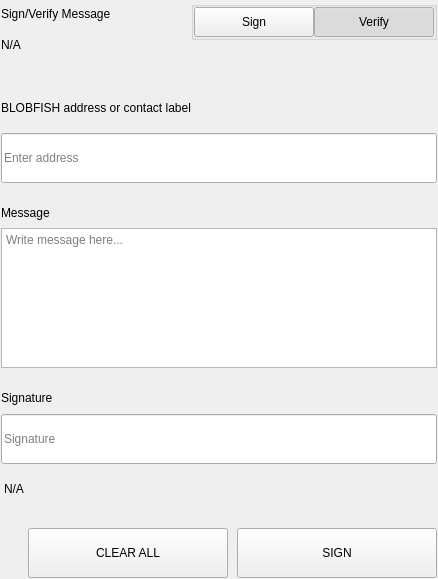
<?xml version="1.0" encoding="UTF-8"?>
<ui version="4.0">
 <class>SettingsSignMessageWidgets</class>
 <widget class="QWidget" name="SettingsSignMessageWidgets">
  <property name="geometry">
   <rect>
    <x>0</x>
    <y>0</y>
    <width>438</width>
    <height>579</height>
   </rect>
  </property>
  <property name="windowTitle">
   <string>Form</string>
  </property>
  <layout class="QVBoxLayout" name="verticalLayout">
   <property name="spacing">
    <number>0</number>
   </property>
   <property name="leftMargin">
    <number>0</number>
   </property>
   <property name="topMargin">
    <number>0</number>
   </property>
   <property name="rightMargin">
    <number>0</number>
   </property>
   <property name="bottomMargin">
    <number>0</number>
   </property>
   <item>
    <widget class="QWidget" name="left" native="true">
     <layout class="QVBoxLayout" name="verticalLayout_3">
      <property name="leftMargin">
       <number>0</number>
      </property>
      <property name="topMargin">
       <number>0</number>
      </property>
      <property name="rightMargin">
       <number>0</number>
      </property>
      <property name="bottomMargin">
       <number>0</number>
      </property>
      <item>
       <widget class="QWidget" name="container_sign" native="true">
        <layout class="QVBoxLayout" name="verticalLayout_2">
         <property name="spacing">
          <number>0</number>
         </property>
         <property name="leftMargin">
          <number>1</number>
         </property>
         <property name="topMargin">
          <number>1</number>
         </property>
         <property name="rightMargin">
          <number>1</number>
         </property>
         <property name="bottomMargin">
          <number>1</number>
         </property>
         <item>
          <layout class="QHBoxLayout" name="horizontalLayout_3" stretch="3,1">
           <property name="spacing">
            <number>40</number>
           </property>
           <item>
            <layout class="QVBoxLayout" name="verticalLayoutTitle">
             <property name="spacing">
              <number>5</number>
             </property>
             <item>
              <widget class="QLabel" name="labelTitle">
               <property name="text">
                <string>Sign/Verify Message</string>
               </property>
              </widget>
             </item>
             <item>
              <widget class="QLabel" name="labelSubtitle1">
               <property name="text">
                <string notr="true">N/A</string>
               </property>
               <property name="wordWrap">
                <bool>true</bool>
               </property>
              </widget>
             </item>
            </layout>
           </item>
           <item alignment="Qt::AlignRight|Qt::AlignTop">
            <widget class="QWidget" name="containerSwitch" native="true">
             <property name="styleSheet">
              <string notr="true">#containerSwitch{
	padding-top:9px;
}</string>
             </property>
             <layout class="QVBoxLayout" name="verticalLayout_6">
              <property name="spacing">
               <number>4</number>
              </property>
              <property name="leftMargin">
               <number>0</number>
              </property>
              <property name="topMargin">
               <number>0</number>
              </property>
              <property name="rightMargin">
               <number>0</number>
              </property>
              <property name="bottomMargin">
               <number>0</number>
              </property>
              <item alignment="Qt::AlignRight">
               <widget class="QGroupBox" name="groupBox">
                <property name="sizePolicy">
                 <sizepolicy hsizetype="Fixed" vsizetype="Preferred">
                  <horstretch>0</horstretch>
                  <verstretch>0</verstretch>
                 </sizepolicy>
                </property>
                <property name="title">
                 <string/>
                </property>
                <property name="alignment">
                 <set>Qt::AlignRight|Qt::AlignTop|Qt::AlignTrailing</set>
                </property>
                <layout class="QHBoxLayout" name="horizontalLayout_4">
                 <property name="spacing">
                  <number>0</number>
                 </property>
                 <property name="leftMargin">
                  <number>0</number>
                 </property>
                 <property name="topMargin">
                  <number>0</number>
                 </property>
                 <property name="rightMargin">
                  <number>0</number>
                 </property>
                 <property name="bottomMargin">
                  <number>0</number>
                 </property>
                 <item>
                  <widget class="QPushButton" name="pushSign">
                   <property name="minimumSize">
                    <size>
                     <width>120</width>
                     <height>30</height>
                    </size>
                   </property>
                   <property name="maximumSize">
                    <size>
                     <width>120</width>
                     <height>30</height>
                    </size>
                   </property>
                   <property name="focusPolicy">
                    <enum>Qt::NoFocus</enum>
                   </property>
                   <property name="text">
                    <string>Sign</string>
                   </property>
                   <property name="checkable">
                    <bool>true</bool>
                   </property>
                   <property name="autoExclusive">
                    <bool>true</bool>
                   </property>
                  </widget>
                 </item>
                 <item>
                  <widget class="QPushButton" name="pushVerify">
                   <property name="minimumSize">
                    <size>
                     <width>120</width>
                     <height>30</height>
                    </size>
                   </property>
                   <property name="maximumSize">
                    <size>
                     <width>120</width>
                     <height>30</height>
                    </size>
                   </property>
                   <property name="focusPolicy">
                    <enum>Qt::NoFocus</enum>
                   </property>
                   <property name="text">
                    <string>Verify</string>
                   </property>
                   <property name="checkable">
                    <bool>true</bool>
                   </property>
                   <property name="checked">
                    <bool>true</bool>
                   </property>
                   <property name="autoExclusive">
                    <bool>true</bool>
                   </property>
                  </widget>
                 </item>
                </layout>
               </widget>
              </item>
              <item alignment="Qt::AlignHCenter|Qt::AlignTop">
               <widget class="QLabel" name="labelSubtitleSwitch">
                <property name="text">
                 <string/>
                </property>
                <property name="alignment">
                 <set>Qt::AlignRight|Qt::AlignTrailing|Qt::AlignVCenter</set>
                </property>
               </widget>
              </item>
             </layout>
            </widget>
           </item>
          </layout>
         </item>
         <item>
          <spacer name="verticalSpacer_2">
           <property name="orientation">
            <enum>Qt::Vertical</enum>
           </property>
           <property name="sizeType">
            <enum>QSizePolicy::Fixed</enum>
           </property>
           <property name="sizeHint" stdset="0">
            <size>
             <width>20</width>
             <height>40</height>
            </size>
           </property>
          </spacer>
         </item>
         <item>
          <widget class="QWidget" name="containerAddress" native="true">
           <property name="sizePolicy">
            <sizepolicy hsizetype="Preferred" vsizetype="Fixed">
             <horstretch>0</horstretch>
             <verstretch>0</verstretch>
            </sizepolicy>
           </property>
           <layout class="QVBoxLayout" name="verticalLayout_5" stretch="0,0">
            <property name="spacing">
             <number>15</number>
            </property>
            <property name="leftMargin">
             <number>0</number>
            </property>
            <property name="topMargin">
             <number>0</number>
            </property>
            <property name="rightMargin">
             <number>0</number>
            </property>
            <property name="bottomMargin">
             <number>0</number>
            </property>
            <item>
             <widget class="QLabel" name="labelSubtitleAddress">
              <property name="minimumSize">
               <size>
                <width>0</width>
                <height>20</height>
               </size>
              </property>
              <property name="maximumSize">
               <size>
                <width>16777215</width>
                <height>20</height>
               </size>
              </property>
              <property name="text">
               <string>BLOBFISH address or contact label</string>
              </property>
             </widget>
            </item>
            <item>
             <widget class="QLineEdit" name="addressIn_SM">
              <property name="minimumSize">
               <size>
                <width>0</width>
                <height>50</height>
               </size>
              </property>
              <property name="maximumSize">
               <size>
                <width>16777215</width>
                <height>50</height>
               </size>
              </property>
              <property name="placeholderText">
               <string>Enter address</string>
              </property>
             </widget>
            </item>
           </layout>
          </widget>
         </item>
         <item>
          <spacer name="verticalSpacer_3">
           <property name="orientation">
            <enum>Qt::Vertical</enum>
           </property>
           <property name="sizeType">
            <enum>QSizePolicy::Fixed</enum>
           </property>
           <property name="sizeHint" stdset="0">
            <size>
             <width>20</width>
             <height>20</height>
            </size>
           </property>
          </spacer>
         </item>
         <item>
          <layout class="QVBoxLayout" name="verticalLayout_9">
           <property name="spacing">
            <number>5</number>
           </property>
           <item>
            <widget class="QLabel" name="labelSubtitleMessage">
             <property name="minimumSize">
              <size>
               <width>0</width>
               <height>20</height>
              </size>
             </property>
             <property name="maximumSize">
              <size>
               <width>16777215</width>
               <height>20</height>
              </size>
             </property>
             <property name="text">
              <string>Message</string>
             </property>
            </widget>
           </item>
           <item>
            <widget class="QPlainTextEdit" name="messageIn_SM">
             <property name="minimumSize">
              <size>
               <width>0</width>
               <height>140</height>
              </size>
             </property>
             <property name="maximumSize">
              <size>
               <width>16777215</width>
               <height>140</height>
              </size>
             </property>
             <property name="placeholderText">
              <string>Write message here...</string>
             </property>
            </widget>
           </item>
          </layout>
         </item>
         <item>
          <spacer name="verticalSpacer_4">
           <property name="orientation">
            <enum>Qt::Vertical</enum>
           </property>
           <property name="sizeType">
            <enum>QSizePolicy::Fixed</enum>
           </property>
           <property name="sizeHint" stdset="0">
            <size>
             <width>20</width>
             <height>20</height>
            </size>
           </property>
          </spacer>
         </item>
         <item>
          <widget class="QWidget" name="widget" native="true">
           <property name="minimumSize">
            <size>
             <width>0</width>
             <height>75</height>
            </size>
           </property>
           <property name="maximumSize">
            <size>
             <width>16777215</width>
             <height>16777215</height>
            </size>
           </property>
           <layout class="QVBoxLayout" name="verticalLayout_4">
            <property name="leftMargin">
             <number>0</number>
            </property>
            <property name="topMargin">
             <number>0</number>
            </property>
            <property name="rightMargin">
             <number>0</number>
            </property>
            <property name="bottomMargin">
             <number>0</number>
            </property>
            <item>
             <widget class="QLabel" name="labelSubtitleSignature">
              <property name="minimumSize">
               <size>
                <width>0</width>
                <height>20</height>
               </size>
              </property>
              <property name="maximumSize">
               <size>
                <width>16777215</width>
                <height>20</height>
               </size>
              </property>
              <property name="text">
               <string>Signature</string>
              </property>
             </widget>
            </item>
            <item>
             <widget class="QLineEdit" name="signatureOut_SM">
              <property name="minimumSize">
               <size>
                <width>0</width>
                <height>50</height>
               </size>
              </property>
              <property name="placeholderText">
               <string>Signature</string>
              </property>
             </widget>
            </item>
           </layout>
          </widget>
         </item>
         <item>
          <widget class="QLabel" name="statusLabel_SM">
           <property name="styleSheet">
            <string notr="true">padding-top:5px;</string>
           </property>
           <property name="text">
            <string notr="true">N/A</string>
           </property>
          </widget>
         </item>
         <item>
          <spacer name="verticalSpacer">
           <property name="orientation">
            <enum>Qt::Vertical</enum>
           </property>
           <property name="sizeType">
            <enum>QSizePolicy::Fixed</enum>
           </property>
           <property name="sizeHint" stdset="0">
            <size>
             <width>20</width>
             <height>20</height>
            </size>
           </property>
          </spacer>
         </item>
         <item>
          <layout class="QHBoxLayout" name="horizontalLayout_7">
           <property name="spacing">
            <number>9</number>
           </property>
           <item>
            <spacer name="horizontalSpacer_5">
             <property name="orientation">
              <enum>Qt::Horizontal</enum>
             </property>
             <property name="sizeType">
              <enum>QSizePolicy::Expanding</enum>
             </property>
             <property name="sizeHint" stdset="0">
              <size>
               <width>40</width>
               <height>20</height>
              </size>
             </property>
            </spacer>
           </item>
           <item>
            <widget class="QPushButton" name="pushButtonClear">
             <property name="minimumSize">
              <size>
               <width>200</width>
               <height>50</height>
              </size>
             </property>
             <property name="focusPolicy">
              <enum>Qt::NoFocus</enum>
             </property>
             <property name="text">
              <string>CLEAR ALL</string>
             </property>
            </widget>
           </item>
           <item>
            <widget class="QPushButton" name="pushButtonSave">
             <property name="minimumSize">
              <size>
               <width>200</width>
               <height>50</height>
              </size>
             </property>
             <property name="maximumSize">
              <size>
               <width>200</width>
               <height>50</height>
              </size>
             </property>
             <property name="focusPolicy">
              <enum>Qt::NoFocus</enum>
             </property>
             <property name="text">
              <string>SIGN</string>
             </property>
            </widget>
           </item>
          </layout>
         </item>
        </layout>
       </widget>
      </item>
     </layout>
    </widget>
   </item>
  </layout>
 </widget>
 <resources/>
 <connections/>
</ui>
